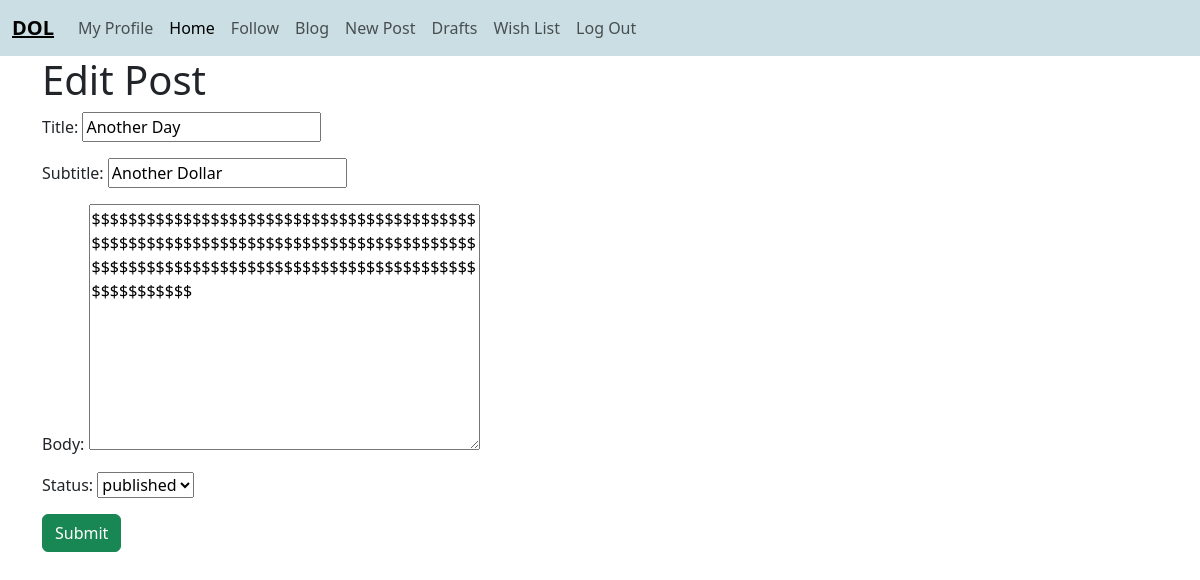
Screenshot of /posts/edit/14/ (signed in) with the database file from the repository.
### posts/models.py (models this page shows, shortened)
class Post(models.Model):
    title = models.CharField(max_length=256)
    subtitle = models.CharField(max_length=256)
    body = models.TextField()
    created_on = models.DateTimeField(auto_now_add=True)
    author = models.ForeignKey(
        get_user_model(),
        on_delete=models.CASCADE
    )
    status = models.ForeignKey(
        Status,
        on_delete=models.CASCADE,
        default = 2)

### posts/views.py (the view, shortened to what this page needs)
# urls.py: path('edit/<int:pk>/', views.PostEditView.as_view(), name = 'edit'),
class PostEditView(LoginRequiredMixin, UpdateView):
    template_name = 'posts/edit.html'
    model = Post
    fields = ['title','subtitle', 'body', "status"]

### posts/models.py (called while the page is built)
    def __str__(self):
        return self.name

### templates/posts/edit.html (shortened to what this page needs)
{% extends 'base.html' %}
{% block content %}
{% if user.is_authenticated %}
    {% if user.id == post.author.id %}
    <div class ="form-group">
    <h1>Edit Post</h1>
        <form method = "POST">
            {{ form.as_p }}
            <input type="submit" class ="btn btn-success" value = "Submit">
        </form>
    </div>
    {% else %}
    You're not allowed here!
    {% endif %}
{% else %}
You are not allowed to edit this post!
{% endif %}
{% endblock content %}

### rows the page displays
Post: title "Another Day", subtitle "Another Dollar", body "$$$$$$$$$$$$$$$$$$$$$$$$$$$$$$$$$$$$$$$$$$$$$$$$$$$$$$$$$$$$$$$$$$$$$$$$$$$$$$$$$$$$$$$$$$$$$$$$$$$$$$$$$$$$$$$$$$$$$$$$$$$$$$$$$$$$$$$$$", status "published"
